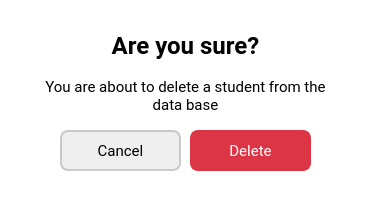
<?xml version="1.0" encoding="UTF-8"?>
<ui version="4.0">
 <class>DeleteStudentPopup</class>
 <widget class="QDialog" name="DeleteStudentPopup">
  <property name="geometry">
   <rect>
    <x>0</x>
    <y>0</y>
    <width>371</width>
    <height>201</height>
   </rect>
  </property>
  <property name="windowTitle">
   <string>Dialog</string>
  </property>
  <property name="styleSheet">
   <string notr="true">#DeleteStudentPopup{
	background-color: white;
}

#CancelButton{
	color: black;
	border-color: #cbcaca;
	background-color: #EFEFEF;
	border-style: solid;
	border-width: 2px;
	border-radius: 8px;
}

#CancelButton:hover{
	background-color: #dedede;
	border-color: #cbcaca;
}

#CancelButton:pressed{
	border: 2px solid #9a9999;
}

#DeleteButton{
	border-style: solid;
	border-width: 2px;
	border-radius: 8px;
	color: white;
	background-color: #dc3545;
	border-color: #dc3545;
}

#DeleteButton:hover{
	background-color: #bb2d3b; 
	border-color: #dc3545;
}

#DeleteButton:pressed{
	border: 2px solid #f0a9b0;
}



</string>
  </property>
  <widget class="QLabel" name="Confirmation">
   <property name="geometry">
    <rect>
     <x>100</x>
     <y>20</y>
     <width>171</width>
     <height>51</height>
    </rect>
   </property>
   <property name="font">
    <font>
     <family>Roboto</family>
     <pointsize>18</pointsize>
     <weight>75</weight>
     <bold>true</bold>
    </font>
   </property>
   <property name="autoFillBackground">
    <bool>false</bool>
   </property>
   <property name="text">
    <string>Are you sure?</string>
   </property>
   <property name="textFormat">
    <enum>Qt::AutoText</enum>
   </property>
   <property name="alignment">
    <set>Qt::AlignCenter</set>
   </property>
   <property name="wordWrap">
    <bool>true</bool>
   </property>
  </widget>
  <widget class="QLabel" name="Confirmation_2">
   <property name="geometry">
    <rect>
     <x>30</x>
     <y>70</y>
     <width>311</width>
     <height>51</height>
    </rect>
   </property>
   <property name="font">
    <font>
     <family>Roboto</family>
     <pointsize>11</pointsize>
    </font>
   </property>
   <property name="autoFillBackground">
    <bool>false</bool>
   </property>
   <property name="text">
    <string>You are about to delete a student from the data base</string>
   </property>
   <property name="textFormat">
    <enum>Qt::AutoText</enum>
   </property>
   <property name="alignment">
    <set>Qt::AlignCenter</set>
   </property>
   <property name="wordWrap">
    <bool>true</bool>
   </property>
  </widget>
  <widget class="QPushButton" name="CancelButton">
   <property name="geometry">
    <rect>
     <x>60</x>
     <y>130</y>
     <width>121</width>
     <height>41</height>
    </rect>
   </property>
   <property name="font">
    <font>
     <family>Roboto</family>
     <pointsize>11</pointsize>
     <weight>50</weight>
     <bold>false</bold>
    </font>
   </property>
   <property name="text">
    <string>Cancel</string>
   </property>
  </widget>
  <widget class="QPushButton" name="DeleteButton">
   <property name="geometry">
    <rect>
     <x>190</x>
     <y>130</y>
     <width>121</width>
     <height>41</height>
    </rect>
   </property>
   <property name="font">
    <font>
     <family>Roboto</family>
     <pointsize>11</pointsize>
     <weight>50</weight>
     <bold>false</bold>
    </font>
   </property>
   <property name="text">
    <string>Delete</string>
   </property>
  </widget>
 </widget>
 <resources/>
 <connections/>
</ui>
